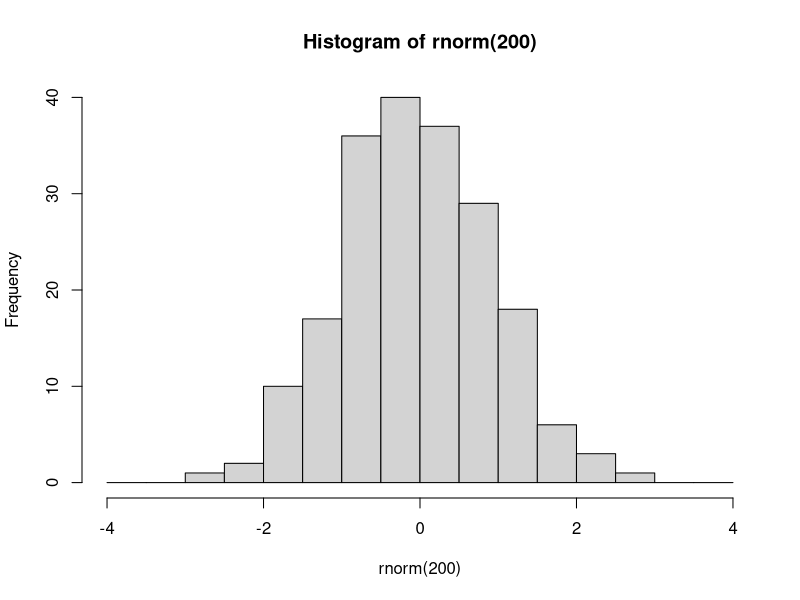
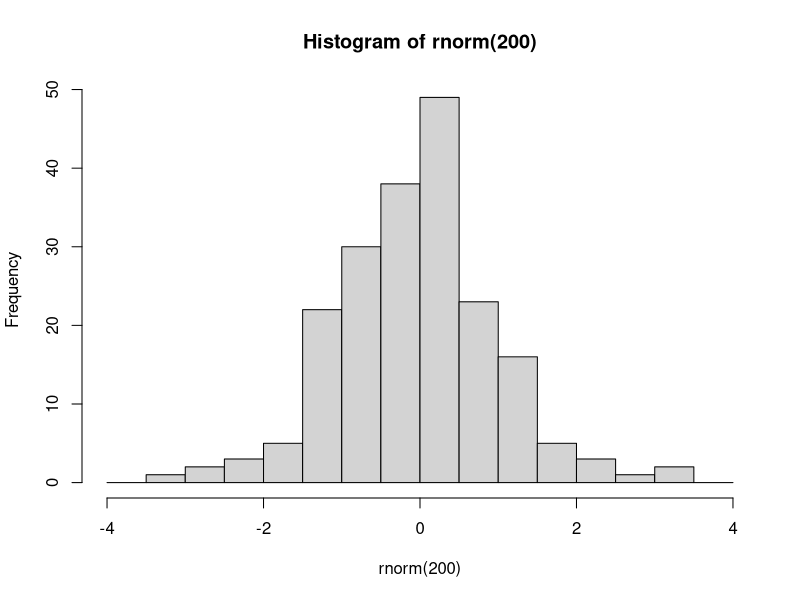

Source code (R) for these figures, in order: (Note: this script raises an error after producing the figures.)
###################################
###################################
########                   ########
########   Data Science 1  ########
########       Lab 7       ######## 
########  10th Dec. 2024   ########
########                   ########
###################################
###################################

## Welcome to lab #4. Today we will start with an introduction to the tidyverse,
# Then you will write your own lm() function, and finally a couple of exercises



#####################
####    Pipes    ####
#####################

# The pipe operator looks like this: |>
# It signifies: take the element on the left and use it as the first argument in the function on the right

# Example

hist(rnorm(200), breaks=seq(-4,4,0.5))
# is equivalent to

rnorm(200) |> hist(breaks=seq(-4,4,0.5))

# The purpose of the pipe is mostly aesthetic, in particular to avoid large numbers of parentheses when something needs to be transformed using multiple functions:



### 1.1 Rewrite the following expression using pipes:
set.seed(123)
round(sqrt(log(runif(10,1,10))),2)

set.seed(123)
runif(10,1,10) |> log() |> sqrt() |> round(2)
# Pipes were initially created in a package called magrittr, part of the 'tidyverse' group of packages


########################
####    Packages    ####
########################

# Packages are essentially environments full of functions and/or objects which aren't loaded into R by default, but must be first installed (generally from a repository called CRAN), and then loaded

# Here we will install tidyverse, which is not one but a series of packages written by the same group of people, which share a number of syntactical features

install.packages('tidyverse')

# After you have installed tidyverse into your packages, you must also load it into your environment

library(tidyverse)

# You will only have to install a package once. However, every time you start fresh in a new R environment, you will have to load the packages you need again.

#########################
####    TIDYVERSE    ####
#########################

# The tidyverse encompasses a very large number of packages, and is fairly powerful (in that you can do a lot using tidyverse packages)
# However, you DO NOT need to use tidyverse exclusively! I mostly don't use it, for example, preferring to stick to base R except for a few functionalities.

# Downsides of tidyverse include: unique syntax which is very different from other programming languages such as python
# 'Black box' functions that have specific purposes that must be remembered, as opposed to more general-purpose functions in base R
# Often actually more verbose than base R (ie. requires more lines of code to do the same thing)
# Using tidyverse is a matter of preference!

# The pipe operator was originally introduced in the tidyverse package magrittr. 
# The tidyverse pipe operator looks like this: %>%

set.seed(123)
runif(10,1,10) %>% 
  log() %>%
  sqrt() %>%
  round(2)

# In this class we will look at 2 important tidyverse packages.
# Today we will look at dplyr, which is used to manipulate and transform data.
# Next week we will learn ggplot2, which is used for plotting and data visualisation

#####################
####    dplyr    ####
#####################

# The philosophy behind dplyr is that every data transformation can be done using a function, and multiple transformations can be done by piping an object through multiple functions
# For example, in dplyr we no longer use indexing.
# Instead we use the functions 'select', to choose specific columns in a data frame, and 'filter', to choose specific rows.

data(mtcars)

# so instead of:
mtcars[mtcars$cyl == 6, 1:5]
# we would write:
mtcars %>%
  filter(cyl==6) %>%
  select(1:5)

### 2.1
# using select() and filter(), create a new database of cars that are over 4000 lbs in weight, retaining only the wt and mpg columns. Save this database to an object called 'df'.
mtcars %>%
  filter(wt>=4) %>%
  select(wt,mpg) ->df

df
# After you have selected the rows and columns you are interested in, you can 
# change the order of the rows using arrange

df %>% arrange(wt)

df %>% arrange(desc(wt))


# To change variables, we can use mutate()
df <- df %>% mutate(wt_kg=wt*453.592,
                    km_per_l = mpg*1.60934/3.78541)

# And we can use ifelse() within mutate()
mtcars <- mtcars %>%
            mutate(wt_class = ifelse(wt>=4, 'Oversized','Standard'))

# We can even do a multiple ifelse statment using case_when()
mtcars <- mtcars %>%
            mutate(
              efficiency = case_when(
                mpg<=15 ~ 'low',
                mpg>15 & mpg<=20 ~ 'medium',
                mpg>20 ~ 'high'
                ))

# Next, summarise (or summarize) is a useful function which collapses a dataframe into a single row and can calculate summary statistics, eg:

mtcars %>% 
  summarise(
    mean_wt = mean(wt),
    sd_wt = sd(wt),
    n = length(mpg)
  )

# We can also use summarise to collapse a data frame not into one single row, but into as many rows as we have groups of interest. 
# To do this, first we need to use group_by()

mtcars %>% group_by(efficiency)

# You'll notice that this automatically changes the data frame into a new kind of object, called a tibble.
# Tibbles are basically tidyverse dataframes, that display information slightly differently, and are a bit more particular about certain things like not wanting empty cells.
# Tibbles can also be grouped, which allows for further operations down the line
# For example:

mtcars %>% 
  group_by(efficiency) %>%
  summarise(
    wt_kg=mean(wt),
    n=length(hp)
  ) %>%
  arrange(
    c('high','medium','low')
  )

# You can group by multiple variables

mtcars %>% 
  group_by(efficiency,cyl) %>%
  summarise(
    wt_kg=mean(wt),
    n=length(hp)
  )

# After grouping a tibble, remember to ungroup it later using ungroup(), or you may have issues down the line.

# 3.1
data(iris)
# using the dplyr functions do the following:
# create a new column called Petal.Area which is the product of the petal width and petal length columns.
# For each of the different species of iris, present the mean and standard deviation for the sepal length, sepal width, and petal area, as well as the number of samples (n)
# Order this database in decreasing order of average petal length.

iris %>% 
  mutate(Petal.Area = Petal.Length * Petal.Width) %>% 
  group_by(Species) %>% 
  summarise(
    mean_Sepal.Length = mean(Sepal.Length),
    sd_Sepal.Length = sd(Sepal.Length),
    mean_Sepal.Width = mean(Sepal.Width),
    sd_Sepal.Width = sd(Sepal.Width),
    mean_Petal.Length = mean(Petal.Length),
    sd_Petal.Length = sd(Petal.Length),
    mean_Petal.Width = mean(Petal.Width),
    sd_Petal.Width = sd(Petal.Width),
    mean_Petal.Area = mean(Petal.Area),
    sd_Petal.Area = sd(Petal.Area),
    n=length(Sepal.Length)
  ) %>% 
  arrange(desc(mean_Petal.Length)) -> iris

#######################################################
####    Code your own lm and predict functions!    ####
#######################################################

### 4.1 lm()

# Here I will walk you through the steps needed to write these functions. Follow along with the slides from this week's and last week's lectures - they contain all of the maths and some of the code that you need!

# At each step of the way, you should save each new element you calculate into a new object.

# Your lm function should take as input a y variable, and one or more x variables which should be inputted as a matrix or dataframe with one variable per column. 

my.lm <- function(y,x){

  # Start by saving the sample size (n). You will need it later for calculating degrees of freedom for the test statistics and sampling distributions.
    n <- length(y)
  # Next create the X matrix using as.matrix. Don't forget to add the column of 1s!
    x <- as.matrix(cbind(1, x))
  # use the y input and your newly constructed x matrix to calculate the parameter estimates (or coefficients). 
  # Hint: see lab 6, and remember that t() gives the transpose of a matrix and solve() gives its inverse
    b <- solve(t(x)%*%x)%*%t(x)%*%y
  # Next, using these calculated coefficients, calculate all of the predicted values, y_hat, for each of the values of x (each of the rows of the X matrix). 
  # Hint: look at the formula for the linear model - and remember we are multiplying matrices!
    y_hat <- x %*% b
  # Next, calculate the residuals (actual values of y minus the predicted values y_hat)
    e <- y-y_hat
  # Next calculate the estimate of the residual standard error, s. Careful about the denominator here: check how many degrees of freedom you have!
    s <- sqrt(sum(e^2)/(n-ncol(x)))
  # Using s, calculate the variance covariance matrix of the coefficients.
    vcov_coef <- s^2 * solve(t(x) %*% x)
  # from this covariance matrix, extract the standard errors of the coefficients
    se_coef <- sqrt(diag(vcov_coef))
  # use these standard errors to calculate the t-values for each of the coefficients
    t_vals <- b/se_coef
  # And use these t-values to calculate p-values.
    p <- 1 - pt(abs(t_vals),df=n-ncol(x))
  # Next, calculate the R2 value
  
    RSS <- sum(e^2)
    TSS <- sum((y - mean(y))^2)
    r2 <- 1 - RSS / TSS
  # Bonus points if you want to look up how to calculate adjusted R2
    adj_r2 <- 1 - (RSS / (n - ncol(x) - 1)) / (TSS / (n - 1))
  # Next, calculate the F-statistic and the p-value for the model.
    f_stat <- (TSS - RSS) / (ncol(x) - 1) / (RSS / (n - ncol(x)))
    model_p <- pf(f_stat, ncol(x) - 1, n - ncol(x), lower.tail = F)
    
  # Finally, put all of these elements into a list, and have your function return that list. 
    return(list(n=n,
                coefficients = b,
                residuals = e,
                s = s,
                vcov = vcov_coef,
                se = se_coef,
                t_values = t_vals,
                p_values = p,
                r2 = r2,
                adj_r2 = adj_r2,
                F_statistic = f_stat,
                model_p_value = model_p))
  }
  

# compare your function against the built-in R function in R.

my.lm(y=mtcars$mpg,x=mtcars[,c('wt','cyl')])

### 4.2 predict()

# This will be much shorter. Create a new function that takes as input the output from your first function, along with a new_data object that has as many columns as there are predictor variables in the model output, and a confidence interval size

my.predict <- function(model_output, new_data, ci_level = 0.97) {
  
  # Extract coefficients from your my.lm output
  coef = model_output$coefficients

  # Add a column of 1s to the new_data
  new_data = cbind(1,new_data)

  # generate the predicted values of y from the new_data object based on the coefficients from the model
  # Again, remember the formula for the linear model!
  y_hat = new_data%*%coef

#for each of these predicted values, calculate a confidence interval
  # first calculate the critical levels of the t-distribution using the ci_level and the degrees of freedom
  area_in_tails = (1-ci_level)/2
  t_lower = qt(area_in_tails,df=model_output$n-ncol(new_data))
  t_upper = -t_lower

  # next, for each row of the new_data object, calculate the standard error of the predicted value
  # Check the slides, and remember that 𝒗𝒄𝒐𝒗(𝒃) was saved as "vcov" in the model output
 sy = sqrt(apply(new_data,1,function(.)t(.)%*%model_output$vcov%*%.))
  
  # next, calculate the upper and lower confidence boundaries for each prediction using the critical t-levels and the previously calculated standard error
 ci_lower = y_hat + t_lower.*sy
 ci_upper = y_hat + t_upper.*sy

  # finally, put these confidence intervals into a dataframe
 ci = data.frame(ci_lower,ci_upper)
 colnames(ci) = paste0(ci_level,'%_',c('lower','upper'))
 df = cbind(y_hat = y_hat,ci)
 return(df)
}


### 4.3
# Use your functions to run the following model

# mtcars$mpg ~ mtcars$wt + mtcars$cyl
model<- my.lm(y=mtcars$mpg,x=mtcars[,c('wt','cyl')])

# Then plot predicted marginal effect of weight for a car with 4 cylynders. Add 96% confidence intervals to the graph.
# Hint: For this, in your "newdata" object, add a column of 4s for the number of cylinders
x <- seq(0,6,0.1)

ci <- my.predict(model,new_data=cbind(wt=x,cyl=4),ci_level=0.96)

plot(mtcars$wt,mtcars$mpg, pch=20)
lines(x,model$coefficients['1',]+x*model$coefficients['wt',]+4*model$coefficients['cyl',])

polygon(x=c(x,rev(x)),y=c(ci$'0.96%_lower',rev(ci$'0.96%_upper')),col=adjustcolor('slateblue',alpha.f=0.4))

# Compare this graph to the graph from the lecture.
#The slope is less steep. 

# What do you conclude?
# This indicates that number of cylinders partially confounds the relationship between car weight and car efficiency. 
# Once cylinders are controlled for, the effect of weight on efficiency is less pronounced, although still important and significant.



